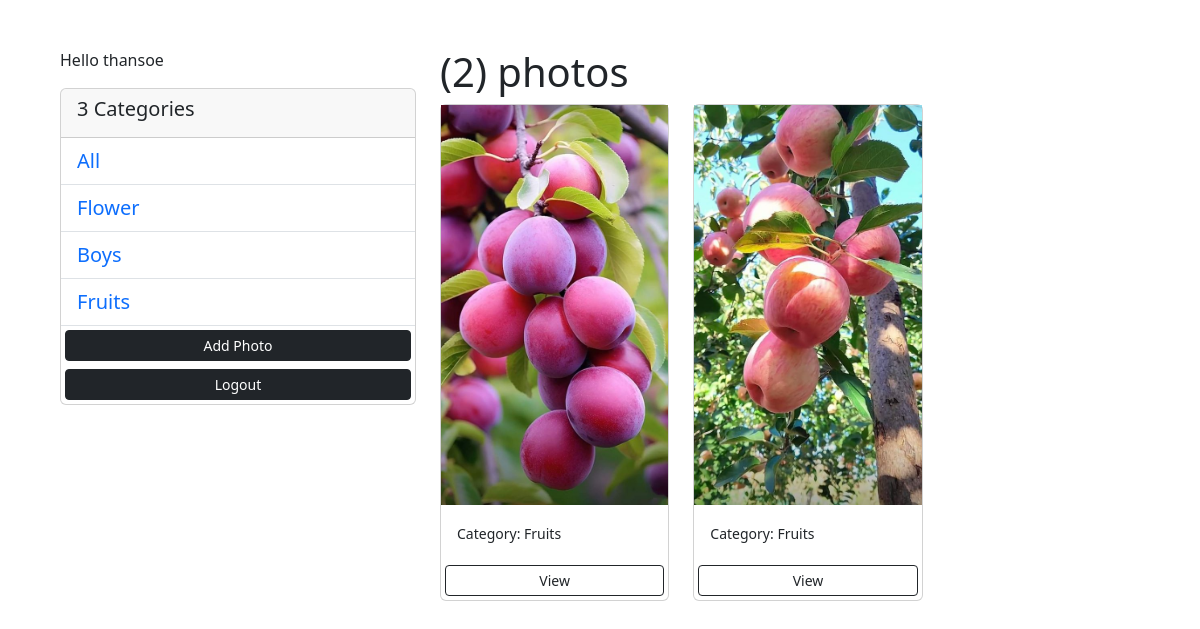
The page /?category=Fruits (signed in) on the database its author committed.
### myapp/models.py (models this page shows, shortened)
class Category(models.Model):
     user = models.ForeignKey(User, on_delete=models.SET_NULL, null=True, blank=True)
     name = models.CharField(max_length=100,   null=False, blank=False)
     def __str__(self):
          return self.name

class Photo(models.Model):
     category = models.ForeignKey(Category, on_delete=models.SET_NULL, null=True)
     title = models.CharField(max_length=100, null=True, blank=True)
     image = models.ImageField(null=False, blank=False)
     description = models.TextField()
     created=models.DateTimeField(auto_now=True,null=True)
     updated=models.DateTimeField(auto_now=True,null=True)

### myapp/views.py (the view)
# urls.py: path('', views.gallary, name= "gallary"),
@login_required(login_url='login')
def gallary(request):
     user = request.user
     category = request.GET.get('category')
     if category == None:
          photos = Photo.objects.filter(category__user=user)
     else:
          photos = Photo.objects.filter(category__name=category, category__user=user)
     categories = Category.objects.filter(user=user)
     context = {
          'categories':categories,
          'photos':photos
     }
     return render(request, 'photos/gallary.html', context)

### myapp/templates/photos/gallary.html (shortened to what this page needs)
<!DOCTYPE html>
<html lang="en">
  <head>
    <link
      href="https://cdn.jsdelivr.net/npm/bootstrap@5.3.1/dist/css/bootstrap.min.css"
      rel="stylesheet"
    />
  </head>
  <body>
    <div class="container m-5">
      <div class="row">
        <div class="col-md-4">
          {% if request.user.is_authenticated %}
               <p>Hello {{ request.user }}</p>
          {% endif %}
          <div class="card">
            <div class="card-header">
              <h5> {{ categories.count }} Categories</h5>
            </div>
            <ul class="list-group list-group-flush">
              <li class="list-group-item">
                <a href="{% url 'gallary' %}" class="lk">All</a>
              </li>
              {% for category in categories %}
              <li class="list-group-item">
                <a
                  href="{% url 'gallary' %}?category={{category.name}}"
                  class="lk"
                >
                  {{ category.name }}
                </a>
              </li>
              {% endfor %}
              <a
                href="{% url 'addPhoto' %}"
                class="btn btn-block btn-dark btn-sm m-1"
                >Add Photo
              </a>
              <a
                href="{% url 'login' %}"
                class="btn btn-block btn-dark btn-sm m-1"
                >Logout
              </a>
            </ul>
          </div>
        </div>
        <div class="col col-md-8">
          <div class="row">
            <h1>({{ photos.count }}) photos</h1>
            {% for photo in photos %}
            <div class="col-lg-4 col-sm-12 col-md-6">
              <div class="card">
                <img
                  src="{{ photo.image.url }}"
                  class="image-thumbail"
                  alt="..."
                />
                <div class="card-body">
                  <small>Category: {{ photo.category}}</small>
                </div>
                <a
                  href="{% url 'photo' photo.id %}"
                  class="btn btn-outline-dark btn-sm m-1"
                  >View</a
                >
              </div>
            </div>
            {% empty %}
            <h3>There is no any photos....</h3>
            {% endfor %}
          </div>
        </div>
      </div>
    </div>
  </body>
</html>

### myapp/templates/photos/gallary.html (style rules this page uses)
.image-thumbail { height: 400px; object-fit: cover; }
.lk { text-decoration: none; font-size: 20px; }

### rows shown on the page
Category: name "Flower"
Category: name "Boys"
Category: name "Fruits"
Photo: image (picture), category "Fruits"
Photo: image (picture), category "Fruits"

### other values the page prints
{{ request.user }} "thansoe"
{{ categories.count }} "3"
{{ photos.count }} "2"
